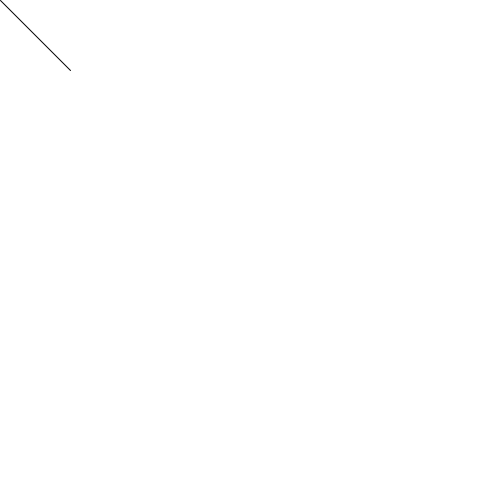
Frame 1 (no input)
Frame 60 (the mouse pressed at the canvas centre just before this capture): identical to frame 1, image omitted
Frame 120 (the mouse held since frame 60 and released just before this capture): identical to frame 1, image omitted

The Processing sketch that drew this single still picture (run headless with seeded random() and noise(); from frame 60 on, the mouse is pressed at the canvas centre):

// Processing sketch: s07e05fromangle
// ── s07e05fromangle.pde
PVector punkt;
void setup(){
  size(500,500);
  punkt = PVector.fromAngle(radians(45));
  punkt.mult(100);
}

void draw()
{
  background(255);
  line(0, 0, punkt.x, punkt.y);
  
}
